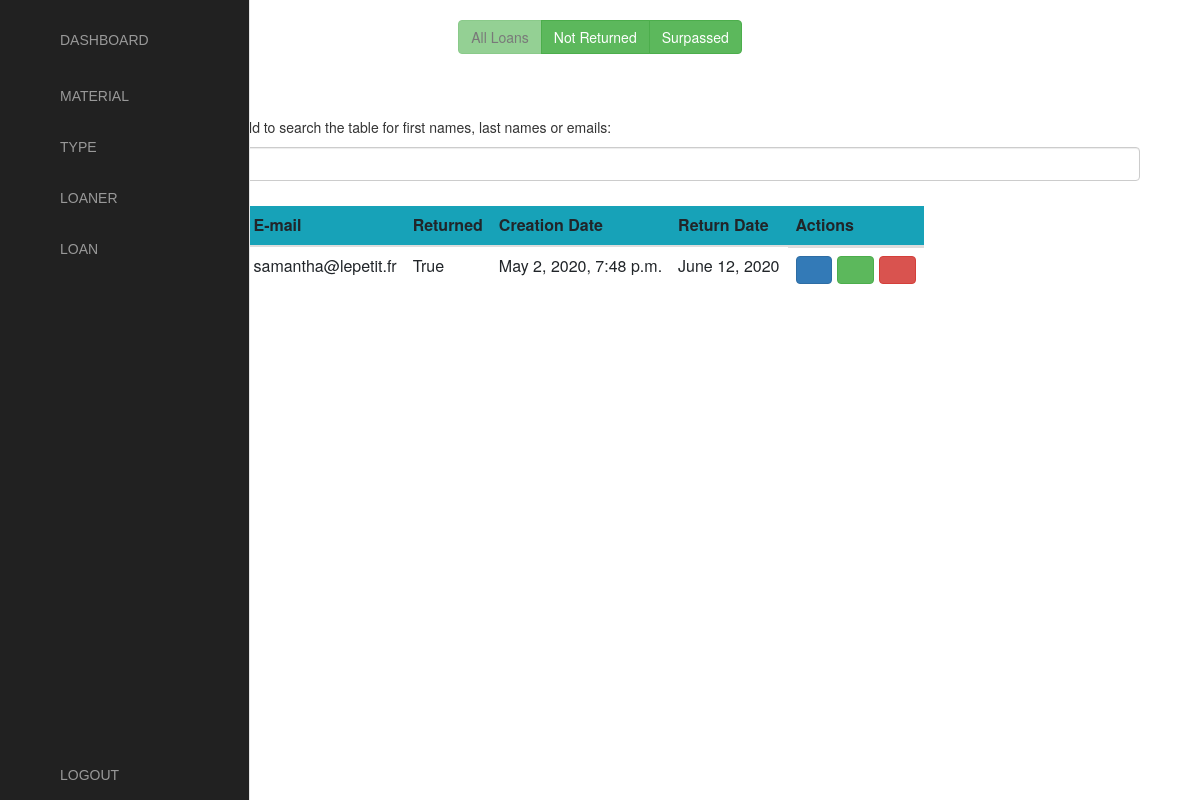
Page /showLoan on the committed database.
### siteWeb/models.py (models this page shows, shortened)
class Loan(models.Model):
    user = models.ForeignKey(settings.AUTH_USER_MODEL, on_delete=models.CASCADE)
    ordered = models.BooleanField(default=False)
    returned = models.BooleanField(default=False)
    slug = models.SlugField(max_length=250, null=True, blank=True)
    creation_date_loan = models.DateTimeField(default=timezone.now)
    expected_return_date = models.DateField(blank=True, null=True)
    return_date = models.DateField(null=True)
    loaner = models.ForeignKey(Loaner, on_delete=models.CASCADE, blank=False, null=True)
    materials = models.ManyToManyField(LoanMaterial)

class Loaner(models.Model):
    last_name = models.CharField(max_length=255)
    first_name = models.CharField(max_length=255)
    email = models.EmailField(max_length=255, unique=True)
    establishment = models.CharField(max_length=250)
    creation_date = models.DateTimeField(auto_now_add=True)

### siteWeb/views.py (the view)
# urls.py: path('showLoan', views.showLoan, name='showLoan'),
def showLoan(request):
    loan_liste = Loan.objects.all()
    return render(request, 'siteWeb/showLoan.html', {'loans': loan_liste})

### siteWeb/templates/siteWeb/showLoan.html (shortened to what this page needs)
{% include "siteWeb/includes/dashboard.html" %}
{% load static %}
{% load crispy_forms_tags %}
{% block content %}
<head>
</head>
<div class="container">
    <div class="container-fluid">
    <br>
    <center>
        <div class="btn-group" role="group" aria-label="Basic example" >
          <a class="btn btn-success" disabled>All Loans</a>
          <a class="btn btn-success" href="showNotReturnedLoan" >Not Returned</a>
          <a class="btn btn-success" href="showSurpassedLoan">Surpassed</a>
        </div>
    </center>
    <h2>Loans</h2>
  <p>Type something in the input field to search the table for first names, last names or emails:</p>
  <input class="form-control" id="myInput" type="text" placeholder="Search..">
  <br>
</div>
       <div class="table-responsive table-body">
    <table class="table container-fluid table-responsive mt-2">
        <thead class="bg-info">
            <tr>
                <th>Surname</th>
                <th>Name</th>
                <th>E-mail</th>
                <th>Returned</th>
                <th>Creation Date</th>
                <th>Return Date</th>
                <th>Actions</th>
            </tr>
        </thead>
        {% for loan in loans %}
        <tbody id="myTable">
        <tr>
            <td>{{loan.loaner.last_name}}</td>
            <td>{{loan.loaner.first_name}}</td>
            <td>{{loan.loaner.email}}</td>
            <td>{{loan.returned}}</td>
            <td>{{loan.creation_date_loan}}</td>
            <td>{{loan.expected_return_date}}</td>
            <td class="d-flex">
                <a href="/loan_id/{{loan.id}}" class="btn btn-primary mr-2"><span><i class="fas fa-eye"></i></span></a>
                <a href="/updateLoan/{{loan.id}}"  class="btn btn-success mr-2"><span><i class="fas fa-edit"></i></span></a>
                <a href="/deleteLoan/{{loan.id}}" class="btn btn-danger"><i class="far fa-trash-alt"></i></a>
            </td>
        </tr>
        </tbody>
        {% endfor %}
    </table>
       </div>
</div>
{% endblock %}

### rows in the picture
Loan: loaner.email "samantha@lepetit.fr", returned "True", creation_date_loan "May 2, 2020, 7:48 p.m.", expected_return_date "June 12, 2020"
